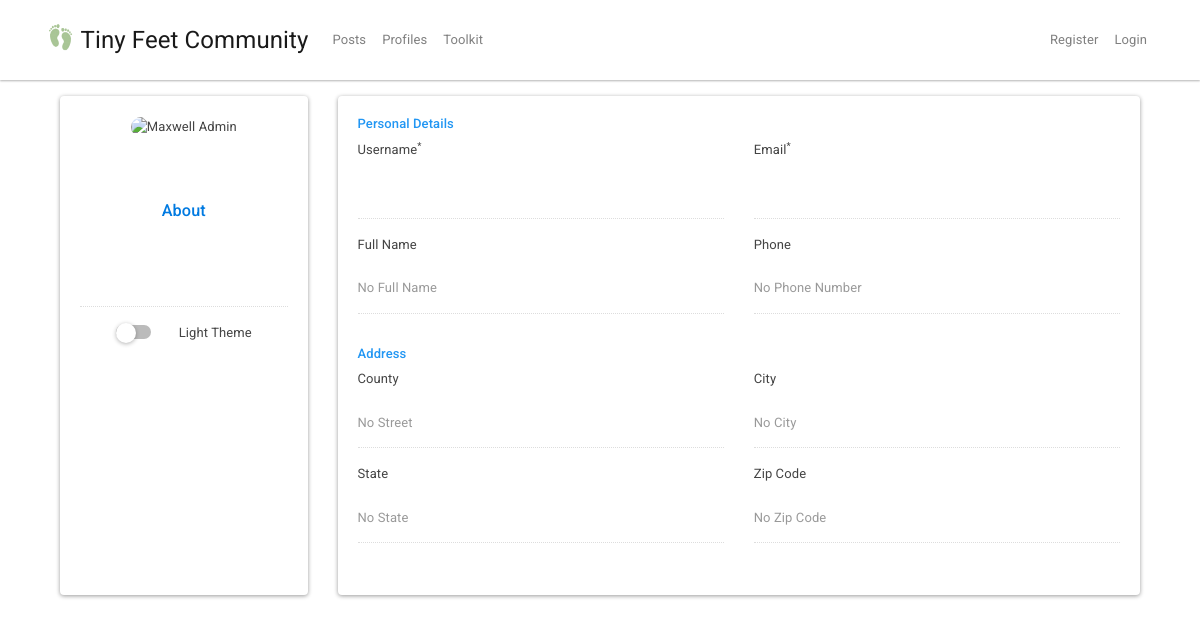
The app's page /profiles/user/User_One, older data.
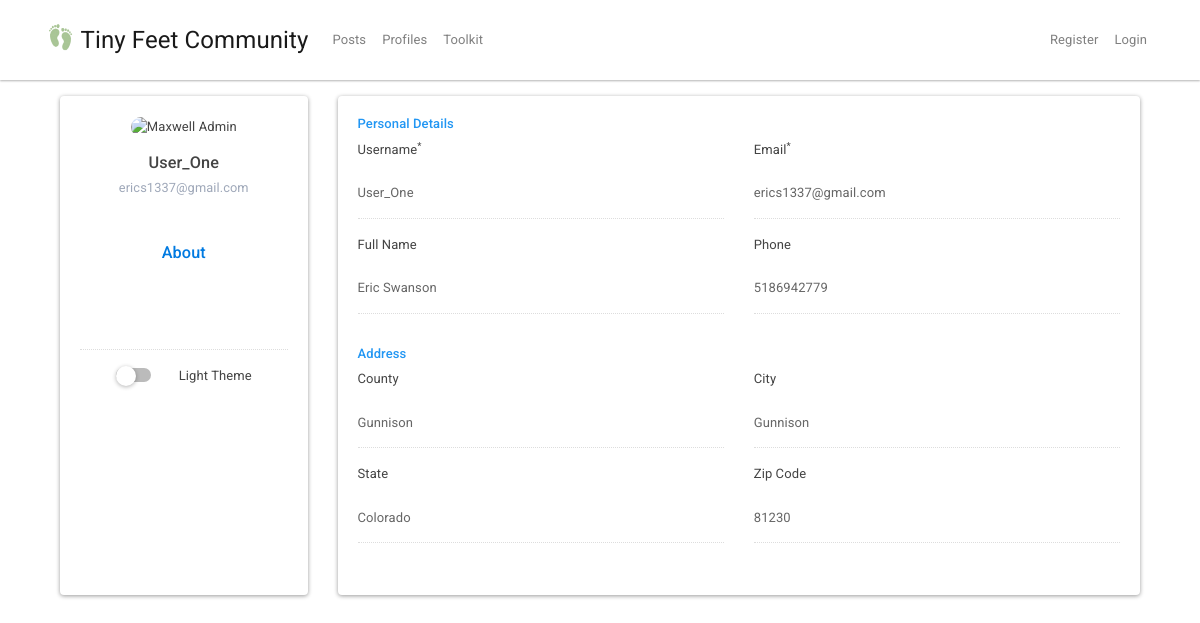
The same page, newer data.
### tables this page shows
CREATE TABLE `Users` (
  `id` int(11) NOT NULL,
  `username` varchar(200) DEFAULT NULL,
  `email` varchar(200) DEFAULT NULL,
  `fullName` varchar(200) DEFAULT NULL,
  `phone` varchar(200) DEFAULT NULL,
  `zip` int(5) DEFAULT NULL,
  `city` varchar(200) DEFAULT NULL,
  `county` varchar(200) DEFAULT NULL,
  `state` varchar(200) DEFAULT NULL,
  `about` text,
  `contributions` int(5) DEFAULT 0,
  `theme` varchar(5) DEFAULT 'off',
   
  `password` varchar(200) DEFAULT NULL,
  `created_at` datetime DEFAULT CURRENT_TIMESTAMP
);

### app/controllers/Profiles.php (called while the page is built, shortened)
<?php
class Profiles extends Controller
{
    public function __construct()
    {
        $this->userModel = $this->model('User');
    }
    public function user($username)
    {
        $user = $this->userModel->getUserByName($username);
        $data = [
            'id' => $user['id'],
            'username' => $user['username'],
            'email' => $user['email'],
            'fullName' => $user['fullName'],
            'phone' => $user['phone'],
            'zip' => $user['zip'],
            'city' => $user['city'],
            'county' => $user['county'],
            'state' => $user['state'],
            'about' => $user['about'],
            'theme' => $user['theme'],
            'username_err' => '',
            'email_err' => ''
        ];
        $this->view('profiles/profile', $data);
    }
}

### app/libraries/Core.php (called while the page is built, shortened)
<?php
class Core
{
  protected $currentMethod = 'index';
  public function __construct()
  {
    $url = $this->getUrl();
    if (file_exists('../app/controllers/' . ucwords($url[0]) . '.php')) {
      unset($url[0]);
    }
    $this->currentController = new $this->currentController;
    if (isset($url[1])) {
      if (method_exists($this->currentController, $url[1])) {
        $this->currentMethod = $url[1];
        unset($url[1]);
      }
    }
    $this->params = $url ? array_values($url) : [];
    call_user_func_array([$this->currentController, $this->currentMethod], $this->params);
  }
  public function getUrl()
  {
    if (isset($_GET['url'])) {
      $url = rtrim($_GET['url'], '/');
      $url = filter_var($url, FILTER_SANITIZE_URL);
      $url = explode('/', $url);
      return $url;
    }
  }
}

### public/index.php (called while the page is built, shortened)
<?php
    $init = new Core;

### app/models/User.php (called while the page is built, shortened)
<?php
class User
{
    private $host = DB_HOST;
    private $user = DB_USER;
    private $pass = DB_PASS;
    private $dbname = DB_NAME;
    private $db;
    public function __construct()
    {
        $dsn = 'mysql:host=' . $this->host . ';dbname=' . $this->dbname;
        $options = array(
        );
        try{
          $this->db = new PDO($dsn, $this->user, $this->pass, $options);
        } catch(PDOException $e){
          $this->error = $e->getMessage();
          echo $this->error;
        }
    }
    public function getUserByName($username)
    {
        $query = 'SELECT * FROM Users WHERE username = :username';
        $stmt = $this->db->prepare($query);
        $stmt->bindValue(':username', $username);
        $stmt->execute();
        $row = $stmt->fetch();
        return $row;
    }
}

### app/views/profiles/profile.php (the view, shortened to what this page needs)
<?php require APPROOT . '/views/inc/header.php'; ?>
<div class="container">
    <div class="row gutters">
        <div class="col-xl-3 col-lg-3 col-md-12 col-sm-12 col-12">
            <div class="card h-100">
                <div class="card-body">
                    <div class="account-settings">
                        <div class="user-profile">
                            <div class="form-group user-avatar">
                                <img href="<?php echo URLROOT; ?>/profiles/upload/" src="https://bootdey.com/img/Content/avatar/avatar7.png" alt="Maxwell Admin">
                            </div>
                            <h5 class="user-name"><?php echo $data['username'] ?></h5>
                            <h6 class="user-email"><?php echo $data['email'] ?></h6>
                        </div>
                        <div class="about">
                            <h5>About</h5>
                            <div class="form-group">
                                <textarea style="overflow:auto;resize:none" class="form-control" readonly="readonly"><?php echo $data['about'] ?></textarea>
                            </div>
                            <div class="custom-control custom-switch">
                                <label class="custom-control-label" for="customSwitch1"><?php echo isset($_SESSION['user_theme']) ? 'Dark Theme' : 'Light Theme' ?> </label>
                            </div>
                        </div>
                    </div>
                </div>
            </div>
        </div>
        <div class="col-xl-9 col-lg-9 col-md-12 col-sm-12 col-12">
            <div class="card h-100">
                <div class="card-body">
                    <div class="row gutters">
                        <div class="col-xl-12 col-lg-12 col-md-12 col-sm-12 col-12">
                            <h6 class="mb-2 text-primary">Personal Details</h6>
                        </div>
                        <div class="col-xl-6 col-lg-6 col-md-6 col-sm-6 col-12">
                            <div class="form-group">
                                <label for="username">Username<sup>*</sup></label>
                                <input readonly="readonly" type="text" class="form-control" id="username" value="<?php echo $data['username'] ?>">
                            </div>
                        </div>
                        <div class="col-xl-6 col-lg-6 col-md-6 col-sm-6 col-12">
                            <div class="form-group">
                                <label for="eMail">Email<sup>*</sup></label>
                                <input readonly="readonly" type="email" class="form-control" id="email" value="<?php echo $data['email'] ?>">
                            </div>
                        </div>
                        <div class="col-xl-6 col-lg-6 col-md-6 col-sm-6 col-12">
                            <div class="form-group">
                                <label for="fullName">Full Name</label>
                                <input readonly="readonly" type="text" class="form-control" id="fullName" placeholder="No Full Name" value="<?php echo $data['fullName'] ?>">
                            </div>
                        </div>
                        <div class="col-xl-6 col-lg-6 col-md-6 col-sm-6 col-12">
                            <div class="form-group">
                                <label for="phone">Phone</label>
                                <input readonly="readonly" type="text" class="form-control" id="phone" placeholder="No Phone Number" value="<?php echo $data['phone'] ?>">
                            </div>
                        </div>
                    </div>
                    <div class="row gutters">
                        <div class="col-xl-12 col-lg-12 col-md-12 col-sm-12 col-12">
                            <h6 class="mt-3 mb-2 text-primary">Address</h6>
                        </div>
                        <div class="col-xl-6 col-lg-6 col-md-6 col-sm-6 col-12">
                            <div class="form-group">
                                <label for="county">County</label>
                                <input readonly="readonly" type="name" class="form-control" id="street" placeholder="No Street" value="<?php echo $data['county'] ?>">
                            </div>
                        </div>
                        <div class="col-xl-6 col-lg-6 col-md-6 col-sm-6 col-12">
                            <div class="form-group">
                                <label for="city">City</label>
                                <input readonly="readonly" type="name" class="form-control" id="city" placeholder="No City" value="<?php echo $data['city'] ?>">
                            </div>
                        </div>
                        <div class="col-xl-6 col-lg-6 col-md-6 col-sm-6 col-12">
                            <div class="form-group">
                                <label for="state">State</label>
                                <input readonly="readonly" type="text" class="form-control" id="state" placeholder="No State" value="<?php echo $data['state'] ?>">
                            </div>
                        </div>
                        <div class="col-xl-6 col-lg-6 col-md-6 col-sm-6 col-12">
                            <div class="form-group">
                                <label for="zip">Zip Code</label>
                                <input readonly="readonly" type="text" class="form-control" id="zip" placeholder="No Zip Code" value="<?php echo $data['zip'] ?>">
                            </div>
                        </div>
                    </div>
                </div>
            </div>
        </div>
    </div>
</div>
<?php require APPROOT . '/views/inc/footer.php';

### app/libraries/Controller.php (shortened to what this page needs)
<?php
class Controller
{
    public function model($model)
    {
        return new $model();
    }
    public function view($view, $data = [])
    {
        if (file_exists('../app/views/' . $view . '.php')) {
            require_once '../app/views/' . $view . '.php';
        } else {
            die('Page does not exist');
        }
    }
}

### app/views/inc/header.php (shortened to what this page needs)
<!DOCTYPE html>
<html lang="en">
<head>
  <link rel="stylesheet" href="https://stackpath.bootstrapcdn.com/bootstrap/4.3.1/css/bootstrap.min.css">  <link rel="stylesheet" href="<?php echo URLROOT; ?>/css/style.css">
  <link rel="stylesheet" href="<?php if (isset($_SESSION['user_theme'])) echo URLROOT.'/css/bootstrap.min.dark.cyborg.css';
                                                              else echo URLROOT.'/css/bootstrap.min.light.materia.css'; ?>">
  <link href="https://gitcdn.github.io/bootstrap-toggle/2.2.2/css/bootstrap-toggle.min.css" rel="stylesheet">
</head>
<body>
<?php require APPROOT . '/views/inc/navbar.php' ?>
<div class="container">

### app/views/inc/navbar.php (shortened to what this page needs)
<nav class="navbar navbar-expand-lg navbar-light bg-light mb-3">
  <div class="container">
    <a class="navbar-brand" href="<?php echo URLROOT; ?>">
      <img src="<?php echo URLROOT; ?>/public/img/logoTransparant.png" width="30" height="30" class="d-inline-block align-top" alt="">
      <?php echo SITENAME; ?>
    </a>
    <div class="collapse navbar-collapse" id="navbarsExampleDefault">
      <ul class="navbar-nav mr-auto">
        <li class="nav-item">
          <a class="nav-link" href="<?php echo URLROOT; ?>/posts">Posts</a>
        </li>
        <li class="nav-item">
          <a class="nav-link" href="<?php echo URLROOT; ?>/profiles">Profiles</a>
        </li>
        <li class="nav-item">
          <a class="nav-link" href="https://www.tinyfeet.app">Toolkit</a>
        </li>
      </ul>
      <ul class="navbar-nav ml-auto">
        <br>
        <?php if (isset($_SESSION['user_id'])) : ?>
          <li class="nav-item">
            <a class="nav-link" href="<?php echo URLROOT; ?>/profiles/user/<?php echo $_SESSION['user_username'] ?>"> Logged in as <?php echo $_SESSION['user_username']; ?></a>
          </li>
          <li class="nav-item">
            <a class="nav-link" href="<?php echo URLROOT; ?>/users/logout">Logout</a>
          </li>
        <?php else : ?>
          <li class="nav-item">
            <a class="nav-link" href="<?php echo URLROOT; ?>/users/register">Register</a>
          </li>
          <li class="nav-item">
            <a class="nav-link" href="<?php echo URLROOT; ?>/users/login">Login</a>
          </li>
        <?php endif; ?>
      </ul>
    </div>
  </div>
</nav>

### app/views/inc/footer.php (shortened to what this page needs)
</div>
</body>
</html>

### public/css/style.css (style rules this page uses)
body { background-image: url(../img/bg-mountains.png); background-size: cover; }
.account-settings .user-profile { margin: 0 0 1rem 0; padding-bottom: 1rem; text-align: center; }
.account-settings .user-profile .user-avatar { margin: 0 0 1rem 0; }
.account-settings .user-profile .user-avatar img { width: 90px; height: 90px; -webkit-border-radius: 100px; -moz-border-radius: 100px; border-radius: 100px; }
.account-settings .user-profile h5.user-name { margin: 0 0 0.5rem 0; }
.account-settings .user-profile h6.user-email { margin: 0; font-size: 0.8rem; font-weight: 400; color: #9fa8b9; }
.account-settings .about { margin: 2rem 0 0 0; text-align: center; }
.account-settings .about h5 { margin: 0 0 15px 0; color: #007ae1; }
.form-control { border: 1px solid #cfd1d8; -webkit-border-radius: 2px; -moz-border-radius: 2px; border-radius: 2px; font-size: 0.825rem; background: #ffffff; color: #2e323c; }
.card { background: #ffffff; -webkit-border-radius: 5px; -moz-border-radius: 5px; border-radius: 5px; border: 0; margin-bottom: 1rem; }
.custom-switch { padding-left: 3.5rem; }
.custom-control-label::before { height: 20px; background-color: #e7e8e9; border: 0; transition: background-color 0.15s ease-in-out; }
.custom-switch .custom-control-label::before { left: -3.2rem; top: 1px; width: 46px; border-radius: 30px; box-shadow: none; }
.custom-switch .custom-control-label::after { width: 18px; height: 18px; top: 1.5px; left: calc(-3.2rem + 1.6px); background-color: #fff; border-radius: 0.5rem; transition: transform 0.15s ease-in-out 0s, background-color 0.15s ease-in-out 0s; }
.nav-link { color: #4a5568; }
.card { box-shadow: 0 1px 3px 0 rgba(0, 0, 0, 0.1), 0 1px 2px 0 rgba(0, 0, 0, 0.06); }
.card { position: relative; display: flex; flex-direction: column; min-width: 0; word-wrap: break-word; background-color: #fff; background-clip: border-box; border: 0 solid rgba(0, 0, 0, 0.125); border-radius: 0.25rem; }
.card-body { flex: 1 1 auto; min-height: 1px; padding: 1rem; }

Row changes from the older to the newer data that the page shows:
added users: username "User_One", email "erics1337@gmail.com", fullName "Eric Swanson", phone "5186942779", county "Gunnison", city "Gunnison", state "Colorado", zip "81230"
